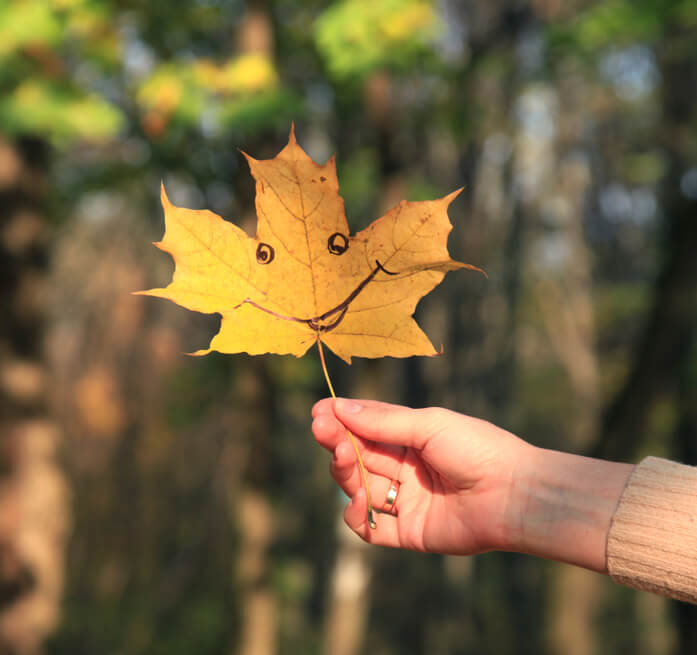
//> input picture images/leaf.png, 697 x 655 px
$ ./main ../images/leaf.png   (built with g++ and OpenCV 4)
//> lines starting //> are read from the running program, lines starting //| are printed output that depends on the picture
#include "opencv2/highgui.hpp"
#include "opencv2/imgproc.hpp"
#include <iostream>
#include <omp.h>

using namespace cv;

Mat src, src_gray;
Mat dst, detected_edges;

int lowThreshold = 10;
const int max_lowThreshold = 30;
const int ratio = 3;
const int kernel_size = 3;
const char *window_name = "Edge Map";

static void CannyThreshold(int, void *) {
  blur(src_gray, detected_edges, Size(3, 3));

  Canny(detected_edges, detected_edges, lowThreshold, lowThreshold * ratio,
        kernel_size);

  dst = Scalar::all(0);

  src.copyTo(dst, detected_edges);

  imshow(window_name, dst);
}

int main(int argc, char **argv) {

  CommandLineParser parser(argc, argv, "{@input | fruits.jpg | input image}");

  src = imread(samples::findFile(parser.get<String>("@input")),
               IMREAD_COLOR); // Load an image
//> src is the input picture: 655 rows x 697 cols, CV_8UC3; mean B, G, R 63.8, 98.4, 116.1

  if (src.empty()) {
    std::cout << "Could not open or find the image!\n" << std::endl;
    std::cout << "Usage: " << argv[0] << " <Input image>" << std::endl;
    return -1;
  }
  dst.create(src.size(), src.type());

  cvtColor(src, src_gray, COLOR_BGR2GRAY);
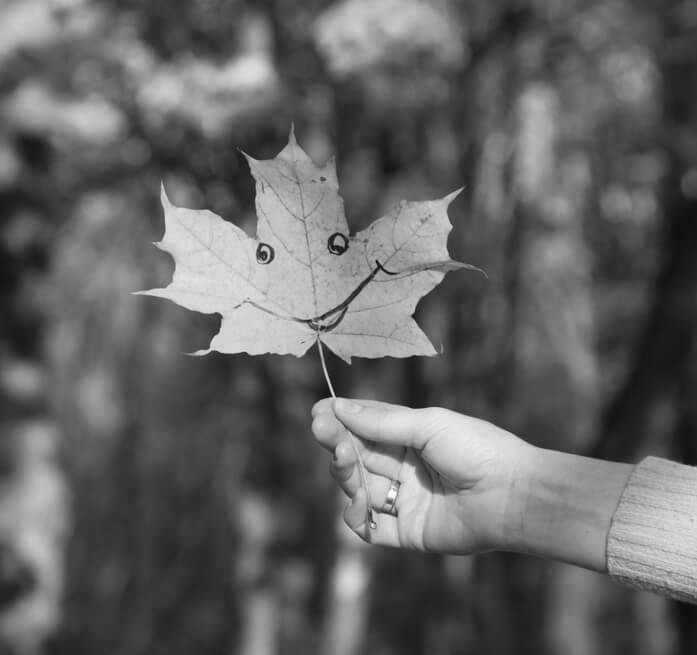
//> src_gray: 655 rows x 697 cols, CV_8UC1; min 7, max 255, mean 99.8

  double start = omp_get_wtime();
  namedWindow(window_name, WINDOW_AUTOSIZE);

  createTrackbar("Min Threshold:", window_name, &lowThreshold, max_lowThreshold,
                 CannyThreshold);

  CannyThreshold(0, 0);
//> in CannyThreshold, `Canny(detected_edges, detected_edges, lowThreshold, lowThreshold * rat..`:
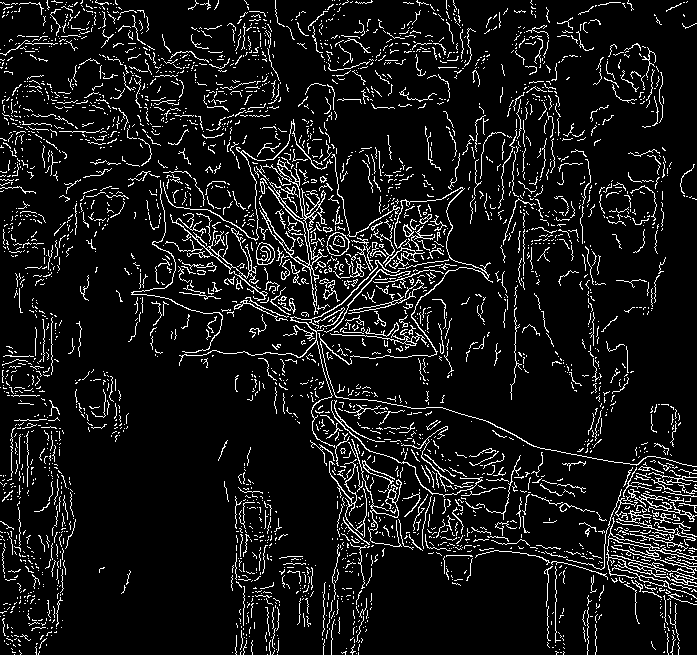
//> detected_edges: 655 rows x 697 cols, CV_8UC1; 8.8% white in thin lines or dots
//> in CannyThreshold, `src.copyTo(dst, detected_edges);`:
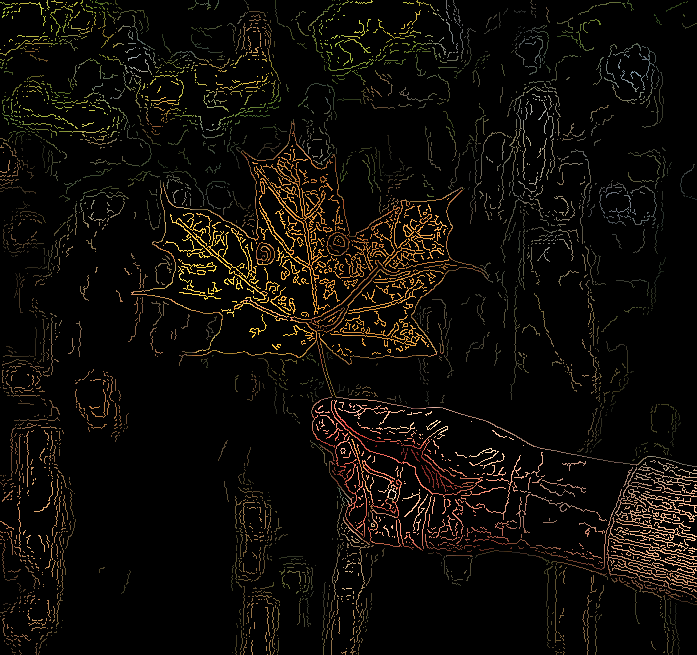
//> dst: 655 rows x 697 cols, CV_8UC3; mean B, G, R 6.6, 10.5, 13.4

  double stop = omp_get_wtime();
  printf("Time: %f\n", stop - start);
  // save to file
  return 0;
}
